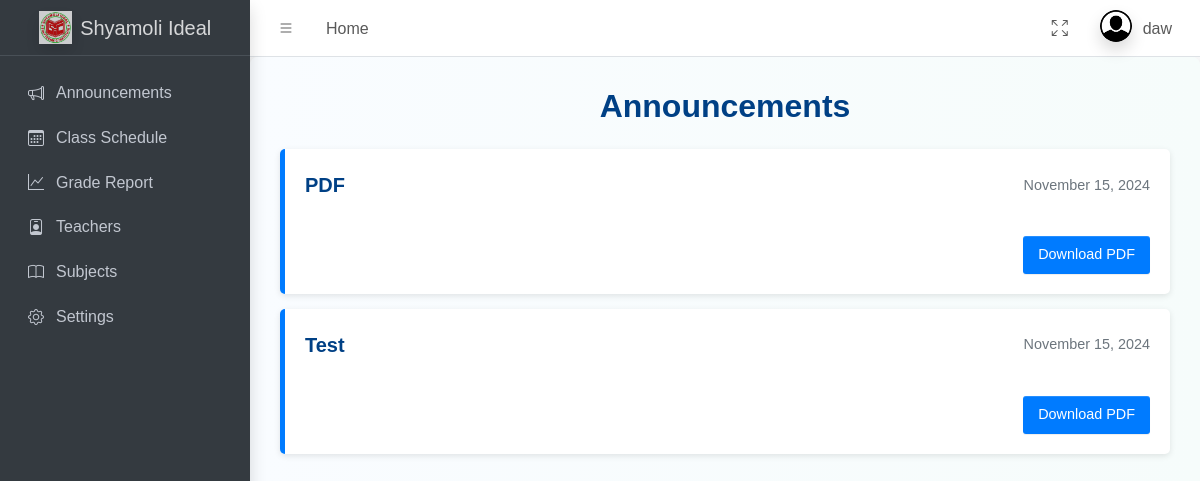
The page /student/dist/pages/view_announcements.php (signed in) on the database as committed earlier.
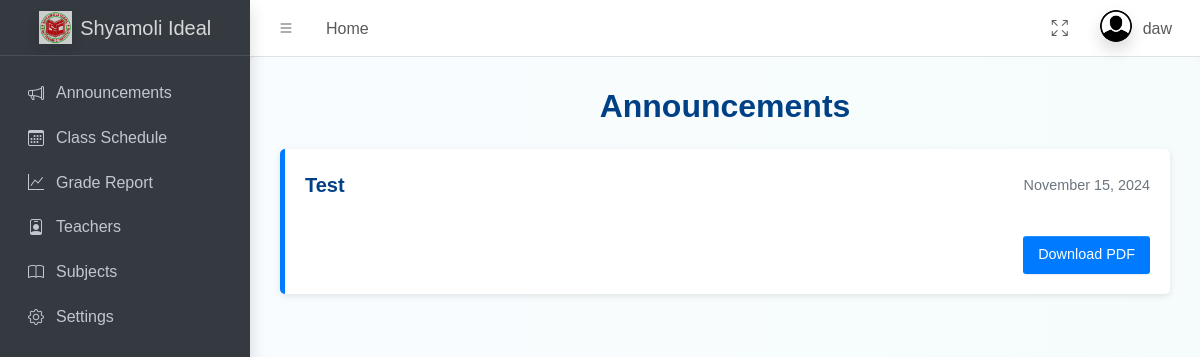
The same page on the database as committed later.
### tables this page shows
CREATE TABLE `announcements` (
  `id` int(11) NOT NULL,
  `title` varchar(255) NOT NULL,
  `content` text DEFAULT NULL,
  `file_path` varchar(255) DEFAULT NULL,
  `semester` enum('All Semester','1st','2nd','3rd','4th','5th','6th','7th','8th') NOT NULL,
  `created_at` timestamp NOT NULL DEFAULT current_timestamp()
);

### student/dist/pages/view_announcements.php (the view, shortened to what this page needs)
<?php
require_once 'partials/header.php';
require_once 'partials/navbar.php';
require_once 'partials/sidebar.php';
$studentSemester = $_SESSION['semester'];
$stmt = $conn->prepare("SELECT * FROM announcements WHERE semester = ? OR semester = 'All Semester' ORDER BY created_at DESC");
$stmt->bind_param("s", $studentSemester);
$stmt->execute();
$result = $stmt->get_result();
?>
<main class="app-main">
<!DOCTYPE html>
<html lang="en">
<head>
</head>
<body>
<div class="container">
    <h2>Announcements</h2>
    <div class="announcement-list">
        <?php if ($result->num_rows > 0): ?>
            <?php while ($announcement = $result->fetch_assoc()): ?>
                <?php if ($announcement['semester'] === 'All Semester' || $announcement['semester'] === $studentSemester): ?>
                    <div class="announcement">
                        <div class="announcement-header">
                            <div class="announcement-title"><?= htmlspecialchars($announcement['title']); ?></div>
                            <div class="announcement-date">
                                <?php
                                echo htmlspecialchars(date("F j, Y", strtotime($announcement['date'] ?? 'now')));
                                ?>
                            </div>
                        </div>
                        <?php if ($announcement['file_path']): ?>
                            <div class="announcement-footer">
                                <a href="<?= htmlspecialchars($announcement['file_path']); ?>" class="btn" download>Download PDF</a>
                            </div>
                        <?php endif; ?>
                    </div>
                <?php endif; ?>
            <?php endwhile; ?>
        <?php else: ?>
            <p>No announcements available for your semester.</p>
        <?php endif; ?>
    </div>
</div>
</body>
</html>
</main>
<?php require_once 'partials/footer.php'; ?>

Rows that differ between the two databases and show on the page:
removed announcements: title "PDF", date "November 15, 2024"
